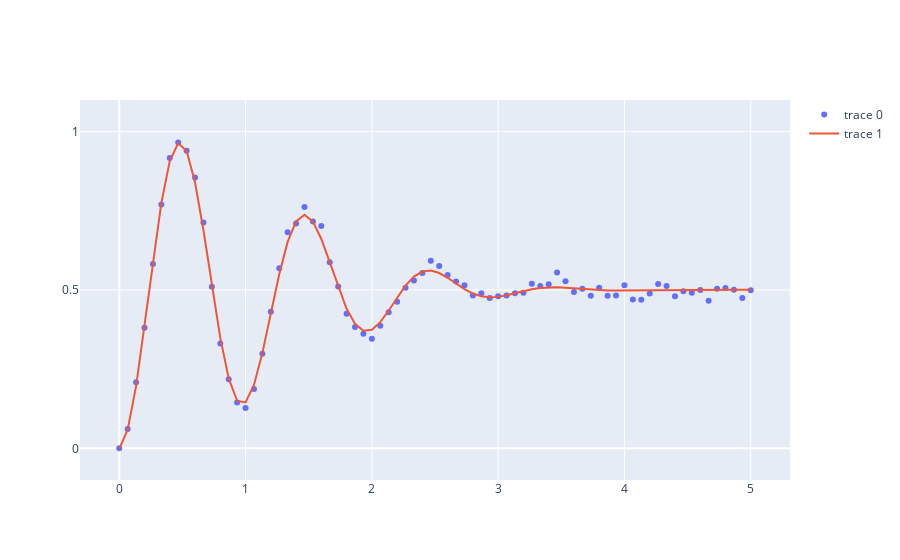

The code cell stored with this chart in its notebook:
### Code cell
fig = go.Figure()

fig.add_trace(
    go.Scatter(x=ndMeasurementData[1:, 0], y=ndMeasurementData[1:, 1], mode="markers")
)

fig.add_trace(
    go.Scatter(
        x=ndMeasurementData[1:, 0],
        y=c[0]
        * np.exp(-((ndMeasurementData[1:, 0] / (-1.7)) ** 2))
        * np.cos(c[2] * ndMeasurementData[1:, 0] + c[3])
        + c[4],
    )
)

fig.update_yaxes(
    range=[-0.1, 1.1],
    dtick=0.5,
)


fig.show()
